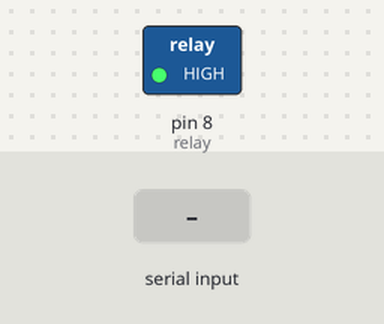
Recording of a sketch running on a simulated Arduino Uno, built with avr-gcc and run on an emulated ATmega328P. On the bench: switched loads named in the sketch (green lamp = pin HIGH). Inputs (shaded band) come from the test bench. The modem accepts every AT command (registered, SIM ready, sends succeed) and sends nothing else; what the sketch prints to the serial monitor is not drawn.

Above: at 3.6 s.
3.7 s: "1" received over the second serial link
At 3.7 s:
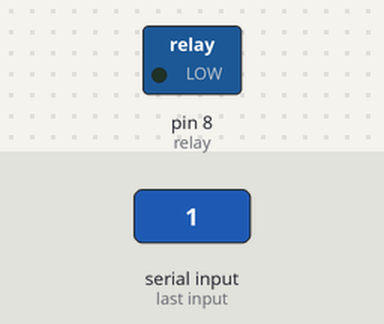
Timing chart, 0 to 6.7 s (numbered marks = the images above; inputs shaded):
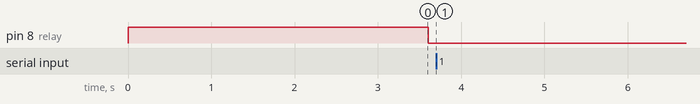

The sketch:

relay_switching.ino
```cpp
#include <SoftwareSerial.h>

SoftwareSerial gsm(3, 2);

//varIable to store message

String message="";
int relay =8;

void setup() {
  // put your setup code here, to run once:

  pinMode(relay, OUTPUT);

  //set serial baud rate
  Serial.begin(115200);
  gsm.begin(115200);

  digitalWrite (relay, HIGH);

  Serial.println("Initializing...");

  Serial.println("AT");

  delay(2000);

  Serial.println("MODULE IS READY");
  gsm.println("AT+CMGF=1");
  delay(200);
  gsm.println("AT+CNMI=2,2,0,0,0");
  delay(200);

}

void loop() {
  // put your main code here, to run repeatedly:

  if(gsm.available())
  {
    message = gsm.readString();
    Serial.println(message);
    delay(200);

    if(message)
    {
      digitalWrite(relay, LOW);
    }
    else if (message.compareTo("OFF")==true){
    digitalWrite(relay, HIGH);
  }
  }}
```

Measured:
- after the input at 3.7 s, every drawn part: stays the same
